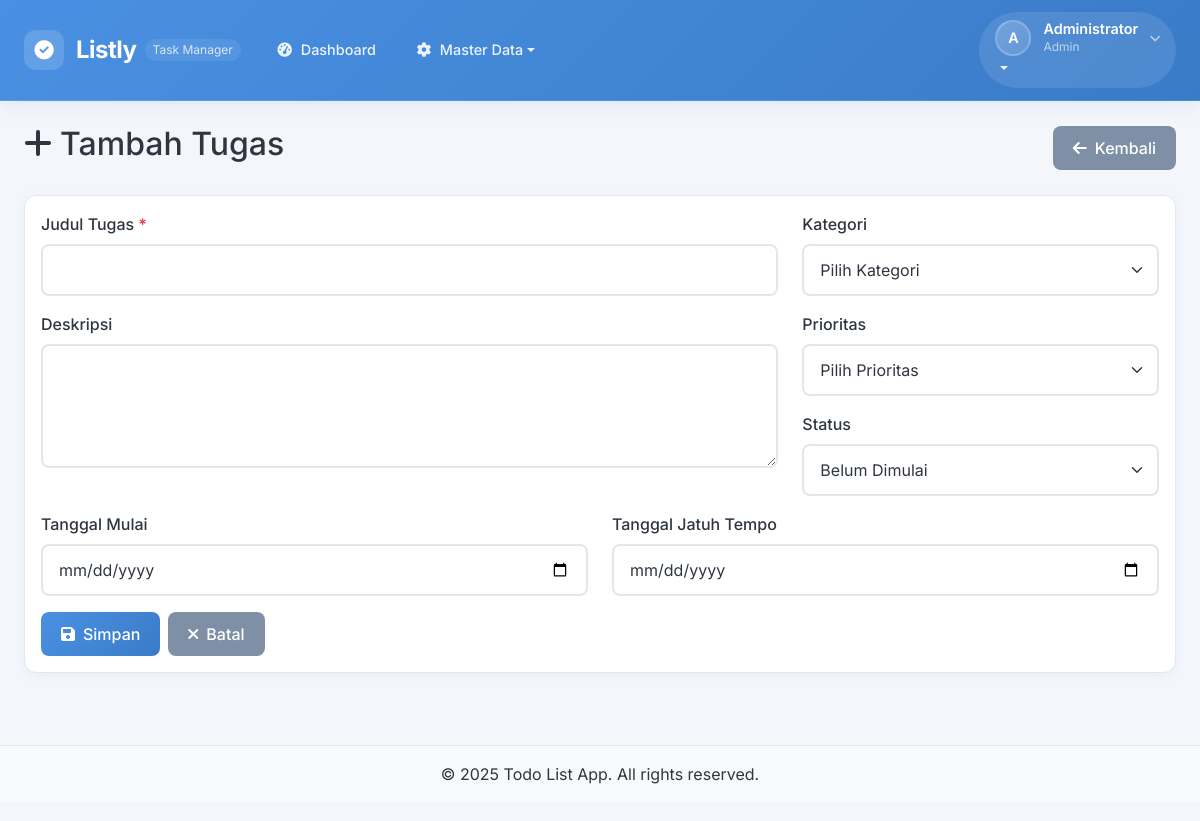
Page /user/tugas/tambah.php (signed in) on the committed database.
### tables this page shows
CREATE TABLE users (
    id INT PRIMARY KEY AUTO_INCREMENT,
    username VARCHAR(50) NOT NULL UNIQUE,
    email VARCHAR(100) NOT NULL UNIQUE,
    password VARCHAR(255) NOT NULL,
    nama_lengkap VARCHAR(100) NOT NULL,
    role_id INT DEFAULT 2,
    status ENUM('aktif', 'nonaktif') DEFAULT 'aktif',
    created_at TIMESTAMP DEFAULT CURRENT_TIMESTAMP,
    updated_at TIMESTAMP DEFAULT CURRENT_TIMESTAMP ON UPDATE CURRENT_TIMESTAMP,
    FOREIGN KEY (role_id) REFERENCES roles(id)
);

CREATE TABLE roles (
    id INT PRIMARY KEY AUTO_INCREMENT,
    nama_role VARCHAR(50) NOT NULL UNIQUE,
    created_at TIMESTAMP DEFAULT CURRENT_TIMESTAMP
);

### user/tugas/tambah.php (the view, shortened to what this page needs)
<?php
$pdo = getConnection();
$statuses = $pdo->query("SELECT * FROM status_tugas ORDER BY id")->fetchAll();
require_once '../../includes/header.php';
?>
<div class="row">
    <div class="col-12">
        <div class="d-flex justify-content-between align-items-center mb-4">
            <h2><i class="fas fa-plus me-2"></i>Tambah Tugas</h2>
            <a href="index.php" class="btn btn-secondary">
                <i class="fas fa-arrow-left me-2"></i>Kembali
            </a>
        </div>
    </div>
</div>
<div class="card">
    <div class="card-body">
        <form method="POST">
            <div class="row">
                <div class="col-md-8">
                    <div class="mb-3">
                        <label for="judul" class="form-label">Judul Tugas <span class="text-danger">*</span></label>
                        <input type="text" class="form-control" id="judul" name="judul"
                               value="<?php echo htmlspecialchars($judul ?? ''); ?>" required>
                    </div>
                    <div class="mb-3">
                        <label for="deskripsi" class="form-label">Deskripsi</label>
                        <textarea class="form-control" id="deskripsi" name="deskripsi" rows="4"><?php echo htmlspecialchars($deskripsi ?? ''); ?></textarea>
                    </div>
                </div>
                <div class="col-md-4">
                    <div class="mb-3">
                        <label for="kategori_id" class="form-label">Kategori</label>
                        <select class="form-select" id="kategori_id" name="kategori_id">
                            <option value="">Pilih Kategori</option>
                        </select>
                    </div>
                    <div class="mb-3">
                        <label for="prioritas_id" class="form-label">Prioritas</label>
                        <select class="form-select" id="prioritas_id" name="prioritas_id">
                            <option value="">Pilih Prioritas</option>
                        </select>
                    </div>
                    <div class="mb-3">
                        <label for="status_id" class="form-label">Status</label>
                        <select class="form-select" id="status_id" name="status_id" required>
                            <?php foreach ($statuses as $status): ?>
                                <option value="<?php echo $status['id']; ?>"
                                        <?php echo ($status_id ?? 1) == $status['id'] ? 'selected' : ''; ?>>
                                    <?php echo htmlspecialchars($status['nama_status']); ?>
                                </option>
                            <?php endforeach; ?>
                        </select>
                    </div>
                </div>
            </div>
            <div class="row">
                <div class="col-md-6">
                    <div class="mb-3">
                        <label for="tanggal_mulai" class="form-label">Tanggal Mulai</label>
                        <input type="date" class="form-control" id="tanggal_mulai" name="tanggal_mulai"
                               value="<?php echo htmlspecialchars($tanggal_mulai ?? ''); ?>">
                    </div>
                </div>
                <div class="col-md-6">
                    <div class="mb-3">
                        <label for="tanggal_jatuh_tempo" class="form-label">Tanggal Jatuh Tempo</label>
                        <input type="date" class="form-control" id="tanggal_jatuh_tempo" name="tanggal_jatuh_tempo"
                               value="<?php echo htmlspecialchars($tanggal_jatuh_tempo ?? ''); ?>">
                    </div>
                </div>
            </div>
            <div class="d-flex gap-2">
                <button type="submit" class="btn btn-primary">
                    <i class="fas fa-save me-2"></i>Simpan
                </button>
                <a href="index.php" class="btn btn-secondary">
                    <i class="fas fa-times me-2"></i>Batal
                </a>
            </div>
        </form>
    </div>
</div>
<?php require_once '../../includes/footer.php'; ?>

### includes/header.php (shortened to what this page needs)
<?php
$pdo = getConnection();
$stmt = $pdo->prepare("SELECT u.*, r.nama_role FROM users u JOIN roles r ON u.role_id = r.id WHERE u.id = ?");
$stmt->execute([$_SESSION['user_id']]);
$user = $stmt->fetch();
$current_page = basename($_SERVER['PHP_SELF']);
$current_dir = basename(dirname($_SERVER['PHP_SELF']));
?>
<!DOCTYPE html>
<html lang="id">
<head>
    <link href="https://cdn.jsdelivr.net/npm/bootstrap@5.3.0/dist/css/bootstrap.min.css" rel="stylesheet">
    <link href="https://cdnjs.cloudflare.com/ajax/libs/font-awesome/6.0.0/css/all.min.css" rel="stylesheet">
    <link href="/lislty/assets/css/style.css" rel="stylesheet">
</head>
<body>
    <nav class="navbar navbar-expand-lg navbar-dark sticky-top modern-navbar">
        <div class="container-fluid px-3 px-lg-4">
            <div class="navbar-brand-wrapper">
                <a class="navbar-brand modern-brand" href="/lislty/">
                    <div class="brand-icon">
                        <i class="fas fa-check-circle"></i>
                    </div>
                    <span class="brand-text">Listly</span>
                    <span class="brand-subtitle d-none d-sm-inline">Task Manager</span>
                </a>
            </div>
            <div class="collapse navbar-collapse" id="navbarNav">
                <ul class="navbar-nav me-auto mb-2 mb-lg-0">
                    <?php if ($user['nama_role'] == 'admin'): ?>
                        <li class="nav-item">
                            <a class="nav-link modern-nav-link <?php echo ($current_dir == 'admin' && $current_page == 'index.php') ? 'active' : ''; ?>"
                               href="/lislty/admin/">
                                <i class="fas fa-tachometer-alt nav-icon"></i>
                                <span class="nav-text">Dashboard</span>
                            </a>
                        </li>
                        <li class="nav-item dropdown">
                            <a class="nav-link dropdown-toggle modern-nav-link <?php echo in_array($current_dir, ['kategori', 'prioritas', 'status', 'pengguna']) ? 'active' : ''; ?>"
                               href="#" role="button" data-bs-toggle="dropdown" aria-expanded="false">
                                <i class="fas fa-cog nav-icon"></i>
                                <span class="nav-text">Master Data</span>
                            </a>
                        </li>
                    <?php endif; ?>
                </ul>
                <ul class="navbar-nav">
                    <li class="nav-item dropdown">
                        <a class="nav-link dropdown-toggle modern-profile-link" href="#" role="button" data-bs-toggle="dropdown" aria-expanded="false">
                            <div class="profile-section">
                                <div class="profile-avatar">
                                    <?php echo strtoupper(substr($user['nama_lengkap'], 0, 1)); ?>
                                </div>
                                <div class="profile-info d-none d-lg-block">
                                    <div class="profile-name"><?php echo htmlspecialchars($user['nama_lengkap']); ?></div>
                                    <div class="profile-role"><?php echo ucfirst($user['nama_role']); ?></div>
                                </div>
                                <i class="fas fa-chevron-down profile-arrow"></i>
                            </div>
                        </a>
                    </li>
                </ul>
            </div>
        </div>
    </nav>
    <main class="main-content">
        <div class="container-fluid px-3 px-lg-4 py-4">

### assets/css/style.css (style rules this page uses)
:root { --primary-color: #4a90e2; --secondary-color: #7f8fa6; --success-color: #27ae60; --danger-color: #e74c3c; --warning-color: #f39c12; --info-color: #3498db; --light-color: #f4f6fb; --dark-color: #2f3640; --accent-color: #7f8fa6; --background-color: #f4f6fb; --text-color: #2f3640; --border-color: #e1e8ed; --card_shadow: 0 2px 12px rgba(74, 144, 226, 0.08); }
body { background-color: var(--background-color); font-family: "Segoe UI", Tahoma, Geneva, Verdana, sans-serif; color: var(--text-color); }
.navbar-brand { font-weight: bold; font-size: 1.5rem; color: white !important; }
.navbar { background: linear-gradient(135deg, var(--primary-color) 0%, #3a7bc8 100%) !important; box-shadow: 0 2px 10px rgba(74, 144, 226, 0.15); }
.navbar .nav-link { color: rgba(255, 255, 255, 0.9) !important; transition: color 0.3s ease; }
.card { border: 1px solid var(--border-color); border-radius: 12px; box-shadow: var(--card_shadow); transition: all 0.3s ease; background: white; }
.btn { border-radius: 8px; padding: 10px 20px; font-weight: 500; transition: all 0.3s ease; border: none; }
.btn-primary { background: linear-gradient(135deg, var(--primary-color) 0%, #3a7bc8 100%); color: white; }
.btn-secondary { background-color: var(--secondary-color); color: white; }
.form-control, .form-select { border-radius: 8px; border: 2px solid var(--border-color); padding: 12px 16px; transition: all 0.3s ease; background-color: white; color: var(--text-color); }
.form-label { color: var(--text-color); font-weight: 500; margin-bottom: 8px; }
body { font-family: "Inter", -apple-system, BlinkMacSystemFont, "Segoe UI", Roboto, sans-serif; }
.modern-navbar { background: linear-gradient(135deg, var(--primary-color) 0%, #3a7bc8 100%); backdrop-filter: blur(10px); box-shadow: 0 2px 20px rgba(74, 144, 226, 0.15); border-bottom: 1px solid rgba(255, 255, 255, 0.1); padding: 0.75rem 0; transition: all 0.3s ease; }
.navbar-brand-wrapper { display: flex; align-items: center; }
.modern-brand { display: flex; align-items: center; text-decoration: none; color: white !important; font-weight: 600; transition: all 0.3s ease; padding: 0.5rem 0; }
.brand-icon { background: rgba(255, 255, 255, 0.15); border-radius: 12px; width: 40px; height: 40px; display: flex; align-items: center; justify-content: center; margin-right: 12px; transition: all 0.3s ease; }
.brand-icon i { font-size: 1.2rem; color: white; }
.brand-text { font-size: 1.5rem; font-weight: 700; letter-spacing: -0.5px; }
.brand-subtitle { font-size: 0.75rem; opacity: 0.8; margin-left: 8px; font-weight: 400; background: rgba(255, 255, 255, 0.1); padding: 2px 8px; border-radius: 12px; }
.modern-nav-link { color: rgba(255, 255, 255, 0.85) !important; font-weight: 500; padding: 0.75rem 1rem !important; border-radius: 8px; margin: 0 0.25rem; transition: all 0.3s ease; position: relative; display: flex; align-items: center; }
.nav-icon { margin-right: 8px; font-size: 0.9rem; width: 16px; text-align: center; }
.nav-text { font-size: 0.9rem; }
.modern-profile-link { color: white !important; padding: 0.5rem 1rem !important; border-radius: 50px; background: rgba(255, 255, 255, 0.1); transition: all 0.3s ease; text-decoration: none; }
.profile-section { display: flex; align-items: center; gap: 12px; }
.profile-avatar { width: 36px; height: 36px; background: linear-gradient(135deg, rgba(255, 255, 255, 0.2) 0%, rgba(255, 255, 255, 0.1) 100%); border-radius: 50%; display: flex; align-items: center; justify-content: center; font-weight: 600; font-size: 0.9rem; color: white; border: 2px solid rgba(255, 255, 255, 0.2); }
.profile-info { text-align: left; }
.profile-name { font-size: 0.9rem; font-weight: 600; line-height: 1.2; color: white; }
.profile-role { font-size: 0.75rem; opacity: 0.8; color: rgba(255, 255, 255, 0.8); }
.profile-arrow { font-size: 0.7rem; opacity: 0.7; transition: transform 0.3s ease; }
.main-content { min-height: calc(100vh - 80px); background: var(--background-color); }
.fade-in { animation: fadeIn 0.6s ease-in; }

### rows in the picture
users: nama_lengkap "A", nama_lengkap "Administrator", role.nama_role "Admin"

### other values in the picture
form field status_id "Belum Dimulai"
